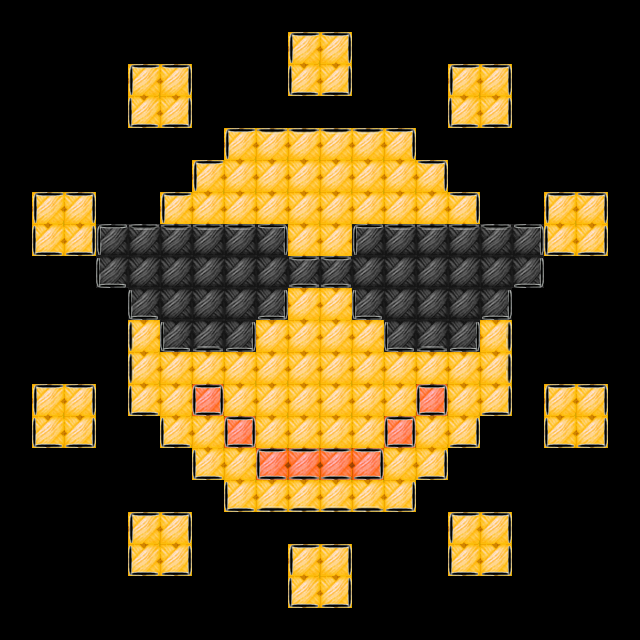

A 2D game scene composited from a Tiled map and its tileset images. What follows is a short description and the map's XML, with every tile layer's data as written:
An orthogonal 20x20 tile map with 32x32 px tiles, 3 tile layers (layer1, layer2, layer3), 2 tilesets.

<map version="1.2" tiledversion="1.3.4" orientation="orthogonal" renderorder="left-down" width="20" height="20" tilewidth="32" tileheight="32" infinite="0" nextlayerid="6" nextobjectid="1">
 <tileset firstgid="1" source="color.tsx" />
 <tileset firstgid="22" source="stroke.tsx" />
 <layer id="1" name="layer1" width="20" height="20">
  <data encoding="csv">
0,0,0,0,0,0,0,0,0,0,0,0,0,0,0,0,0,0,0,0,
0,0,0,0,0,0,0,0,0,8,8,0,0,0,0,0,0,0,0,0,
0,0,0,0,8,8,0,0,0,8,8,0,0,0,8,8,0,0,0,0,
0,0,0,0,8,8,0,0,0,0,0,0,0,0,8,8,0,0,0,0,
0,0,0,0,0,0,0,8,8,8,8,8,8,0,0,0,0,0,0,0,
0,0,0,0,0,0,8,8,8,8,8,8,8,8,0,0,0,0,0,0,
0,8,8,0,0,8,8,8,8,8,8,8,8,8,8,0,0,8,8,0,
0,8,8,11,11,11,11,11,11,8,8,11,11,11,11,11,11,8,8,0,
0,0,0,11,11,11,11,11,11,11,11,11,11,11,11,11,11,0,0,0,
0,0,0,0,11,11,11,11,11,8,8,11,11,11,11,11,0,0,0,0,
0,0,0,0,8,11,11,11,8,8,8,8,11,11,11,8,0,0,0,0,
0,0,0,0,8,8,8,8,8,8,8,8,8,8,8,8,0,0,0,0,
0,8,8,0,8,8,1,8,8,8,8,8,8,1,8,8,0,8,8,0,
0,8,8,0,0,8,8,1,8,8,8,8,1,8,8,0,0,8,8,0,
0,0,0,0,0,0,8,8,1,1,1,1,8,8,0,0,0,0,0,0,
0,0,0,0,0,0,0,8,8,8,8,8,8,0,0,0,0,0,0,0,
0,0,0,0,8,8,0,0,0,0,0,0,0,0,8,8,0,0,0,0,
0,0,0,0,8,8,0,0,0,8,8,0,0,0,8,8,0,0,0,0,
0,0,0,0,0,0,0,0,0,8,8,0,0,0,0,0,0,0,0,0,
0,0,0,0,0,0,0,0,0,0,0,0,0,0,0,0,0,0,0,0
</data>
 </layer>
 <layer id="4" name="layer2" width="20" height="20">
  <data encoding="csv">
0,0,0,0,0,0,0,0,0,0,0,0,0,0,0,0,0,0,0,0,
0,0,0,0,0,0,0,0,0,0,0,0,0,0,0,0,0,0,0,0,
0,0,0,0,0,0,0,0,0,0,0,0,0,0,0,0,0,0,0,0,
0,0,0,0,0,0,0,0,0,0,0,0,0,0,0,0,0,0,0,0,
0,0,0,0,0,0,0,0,0,0,0,0,0,0,0,0,0,0,0,0,
0,0,0,0,0,0,0,0,0,0,0,0,0,0,0,0,0,0,0,0,
0,0,0,0,0,0,0,0,0,0,0,0,0,0,0,0,0,0,0,0,
0,0,0,0,0,0,0,0,0,0,0,0,0,0,0,0,0,0,0,0,
0,0,0,0,0,0,0,0,0,0,0,0,0,0,0,0,0,0,0,0,
0,0,0,0,0,0,0,0,0,0,0,0,0,0,0,0,0,0,0,0,
0,0,0,0,0,0,0,0,0,0,0,0,0,0,0,0,0,0,0,0,
0,0,0,0,0,0,0,0,0,0,0,0,0,0,0,0,0,0,0,0,
0,0,0,0,0,0,0,0,0,0,0,0,0,0,0,0,0,0,0,0,
0,0,0,0,0,0,0,0,0,0,0,0,0,0,0,0,0,0,0,0,
0,0,0,0,0,0,0,0,0,0,0,0,0,0,0,0,0,0,0,0,
0,0,0,0,0,0,0,0,0,0,0,0,0,0,0,0,0,0,0,0,
0,0,0,0,0,0,0,0,0,0,0,0,0,0,0,0,0,0,0,0,
0,0,0,0,0,0,0,0,0,0,0,0,0,0,0,0,0,0,0,0,
0,0,0,0,0,0,0,0,0,0,0,0,0,0,0,0,0,0,0,0,
0,0,0,0,0,0,0,0,0,0,0,0,0,0,0,0,0,0,0,0
</data>
 </layer>
 <objectgroup id="5" name="logiclayer" visible="0">
  <properties>
   <property name="usegid" value="8;11;1" />
   <property name="useicon" value="8.png;11.png;1.png" />
  </properties>
 </objectgroup>
 <layer id="3" name="layer3" width="20" height="20">
  <data encoding="csv">
0,0,0,0,0,0,0,0,0,0,0,0,0,0,0,0,0,0,0,0,
0,0,0,0,0,0,0,0,0,26,28,0,0,0,0,0,0,0,0,0,
0,0,0,0,26,28,0,0,0,27,29,0,0,0,26,28,0,0,0,0,
0,0,0,0,27,29,0,0,0,0,0,0,0,0,27,29,0,0,0,0,
0,0,0,0,0,0,0,26,23,23,23,23,28,0,0,0,0,0,0,0,
0,0,0,0,0,0,26,0,0,0,0,0,0,28,0,0,0,0,0,0,
0,26,28,0,0,26,0,0,0,0,0,0,0,0,28,0,0,26,28,0,
0,27,29,26,23,23,23,23,28,0,0,26,23,23,23,23,28,27,29,0,
0,0,0,27,0,0,0,0,0,30,30,0,0,0,0,0,29,0,0,0,
0,0,0,0,27,0,0,0,29,0,0,27,0,0,0,29,0,0,0,0,
0,0,0,0,22,27,25,29,0,0,0,0,27,25,29,24,0,0,0,0,
0,0,0,0,22,0,0,0,0,0,0,0,0,0,0,24,0,0,0,0,
0,26,28,0,27,0,32,0,0,0,0,0,0,32,0,29,0,26,28,0,
0,27,29,0,0,27,0,32,0,0,0,0,32,0,29,0,0,27,29,0,
0,0,0,0,0,0,27,0,36,30,30,34,0,29,0,0,0,0,0,0,
0,0,0,0,0,0,0,27,25,25,25,25,29,0,0,0,0,0,0,0,
0,0,0,0,26,28,0,0,0,0,0,0,0,0,26,28,0,0,0,0,
0,0,0,0,27,29,0,0,0,26,28,0,0,0,27,29,0,0,0,0,
0,0,0,0,0,0,0,0,0,27,29,0,0,0,0,0,0,0,0,0,
0,0,0,0,0,0,0,0,0,0,0,0,0,0,0,0,0,0,0,0
</data>
 </layer>
</map>
